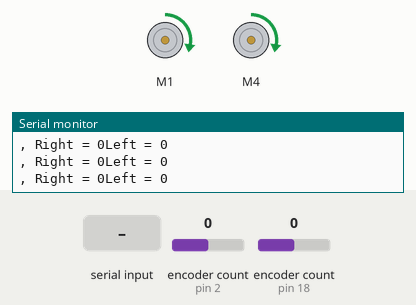
The sketch below on a simulated Arduino Uno, built with avr-gcc and run on an emulated ATmega328P. On the bench: 2 × DC motor (green arrow = forward, orange = backward, longer = faster), the last lines printed to the serial monitor. Inputs (shaded band) come from the test bench; at power-on: encoder count (sensors on pin 2, pin 18) 0.

Above: at 1.2 s.
1.3 s: encoder count (sensor on pin 2) set to -1
At 3.23 s:
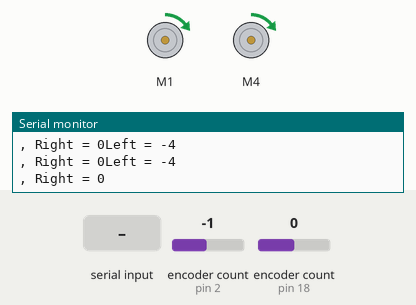
4.3 s: encoder count (sensor on pin 18) set to -1
At 4.46 s:
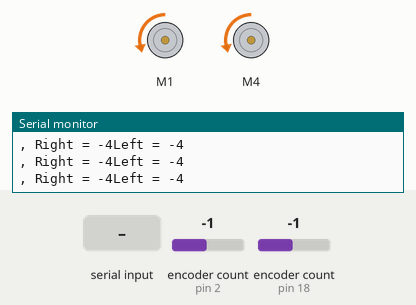
7.3 s: "1" received over Serial
10.3 s: encoder count (sensor on pin 2) set to 3
At 12.9 s:
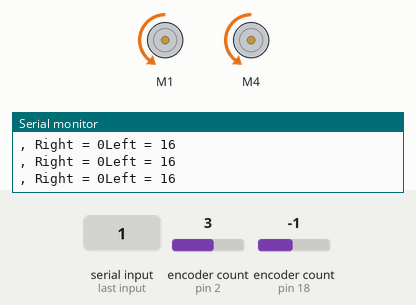
13.3 s: "0" received over Serial
16.3 s: encoder count (sensor on pin 18) set to -2
Timing chart, 0 to 20.3 s (numbered marks = the images above; inputs shaded):
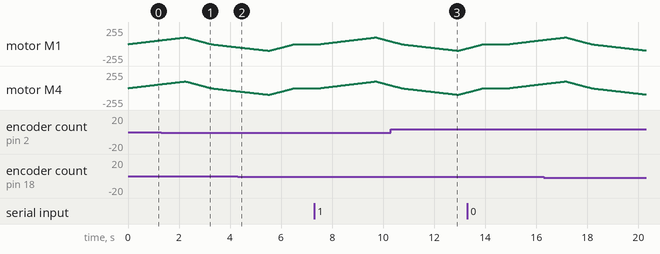

Measured:
- by itself, motor M1, motor M4: rises from forward 63/255 to forward 100/255 in 0.82 s, then falls to backward 95/255 in 3.1 s

The sketch:

brandnew_motorencodertest.ino
```cpp
#include <Wire.h>
#include <Adafruit_MotorShield.h>
#include "utility/Adafruit_MS_PWMServoDriver.h"
#include <Encoder.h>

// Create the motor shield object with the default I2C address
Adafruit_MotorShield AFMS = Adafruit_MotorShield();
// Or, create it with a different I2C address (say for stacking)
// Adafruit_MotorShield AFMS = Adafruit_MotorShield(0x61);
Encoder knobLeft(2, 3);
Encoder knobRight(18, 19);

// Select which 'port' M1, M2, M3 or M4. In this case, M1
Adafruit_DCMotor *myMotor = AFMS.getMotor(1);
// You can also make another motor on port M2
Adafruit_DCMotor *myMotor2 = AFMS.getMotor(4);

void setup() {
  Serial.begin(9600);           // set up Serial library at 9600 bps
  Serial.println("Adafruit Motorshield v2 - DC Motor and encoder test!");

  AFMS.begin();  // create with the default frequency 1.6KHz
  //AFMS.begin(1000);  // OR with a different frequency, say 1KHz

  // Set the speed to start, from 0 (off) to 255 (max speed)
  myMotor->setSpeed(150);
  myMotor->run(FORWARD);
  myMotor2->setSpeed(150);
  myMotor2->run(FORWARD);
  // turn on motor
  myMotor->run(RELEASE);
  // turn on motor
  myMotor2->run(RELEASE);
}


long positionLeft  = -999;
long positionRight = -999;

void loop() {
  uint8_t i;

    long newLeft, newRight;
  newLeft = knobLeft.read();
  newRight = knobRight.read();

  if (newLeft != positionLeft || newRight != positionRight) {
    Serial.print("Left = ");
    Serial.print(newLeft);
    Serial.print(", Right = ");
    Serial.print(newRight);
    Serial.println();
    positionLeft = newLeft;
    positionRight = newRight;
  }
  // if a character is sent from the serial monitor,
  // reset both back to zero.
  if (Serial.available()) {
    Serial.read();
    Serial.println("Reset both knobs to zero");
    knobLeft.write(0);
    knobRight.write(0);
  }
  Serial.print("tick");

  myMotor->run(FORWARD);
  myMotor2->run(FORWARD);
  for (i=0; i<100; i++) {
    myMotor->setSpeed(i);
    myMotor2->setSpeed(i);
    delay(5);
    newLeft = knobLeft.read();
    newRight = knobRight.read();
    delay(5);
    Serial.print("Left = ");
    Serial.println(newLeft);
    Serial.print(", Right = ");
    Serial.print(newRight);
  }
  for (i=100; i!=0; i--) {
    myMotor->setSpeed(i);
    myMotor2->setSpeed(i);
    delay(10);
  }
//  myMotor2->run(FORWARD);
//  for (i=0; i<255; i++) {
//    myMotor2->setSpeed(i);
//    delay(10);
//  }
//  for (i=255; i!=0; i--) {
//    myMotor2->setSpeed(i);
//    delay(10);
//  }
//
//  Serial.print("tock");

  myMotor->run(BACKWARD);
  myMotor2->run(BACKWARD);
  for (i=0; i<100; i++) {
    myMotor->setSpeed(i);
    myMotor2->setSpeed(i);
    delay(5);
    newLeft = knobLeft.read();
    newRight = knobRight.read();
    delay(5);
    Serial.print("Left = ");
    Serial.println(newLeft);
    Serial.print(", Right = ");
    Serial.print(newRight);
  }
  for (i=100; i!=0; i--) {
    myMotor->setSpeed(i);
    myMotor2->setSpeed(i);
    delay(10);
  }


  Serial.print("tech");
  myMotor->run(RELEASE);
  delay(1000);
}
```
